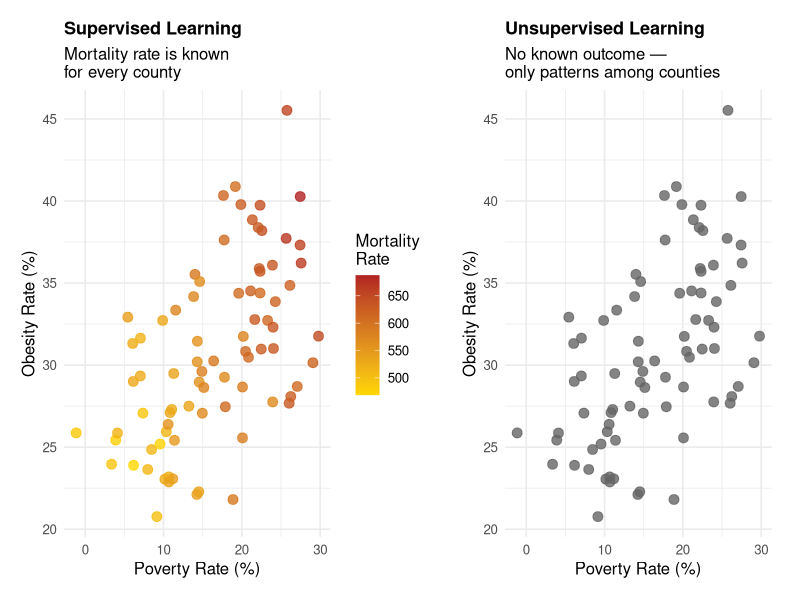
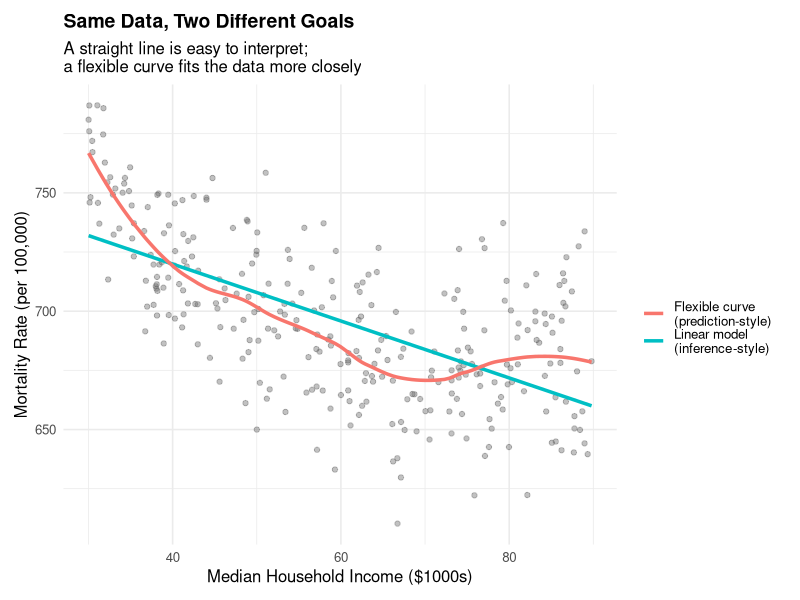
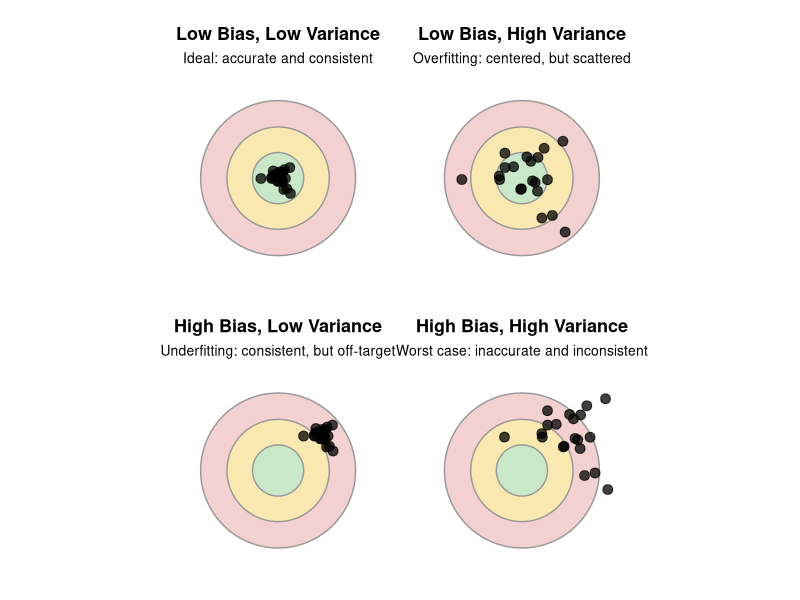
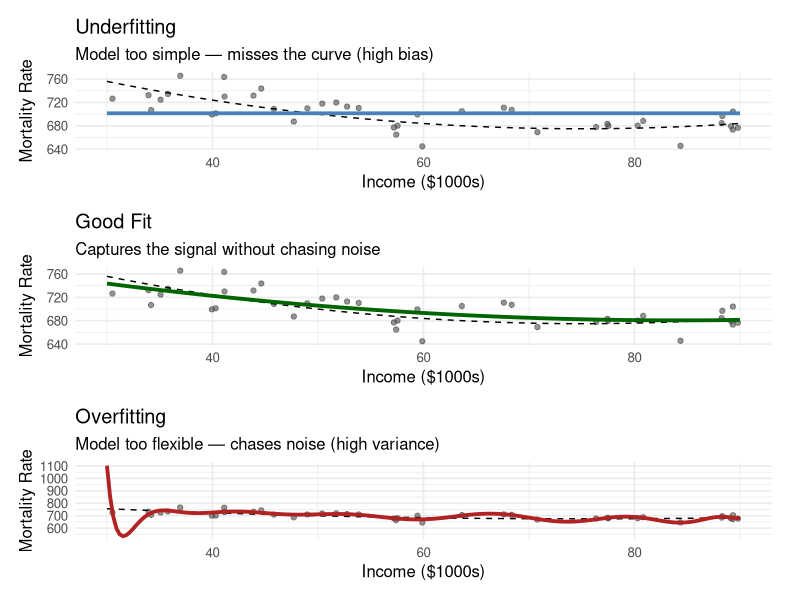
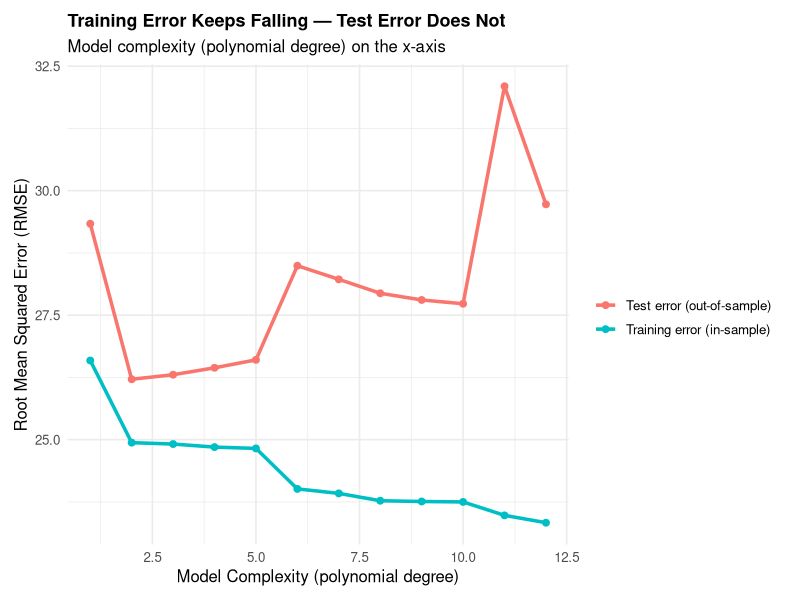
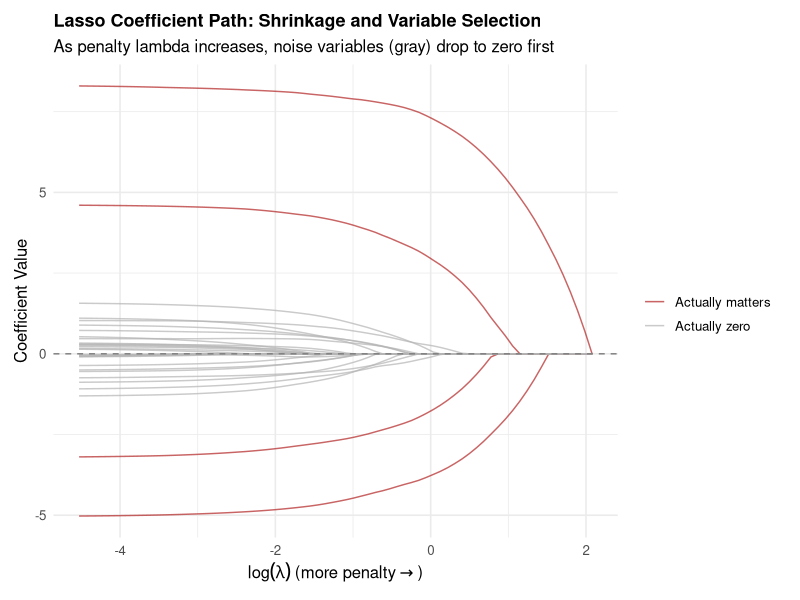
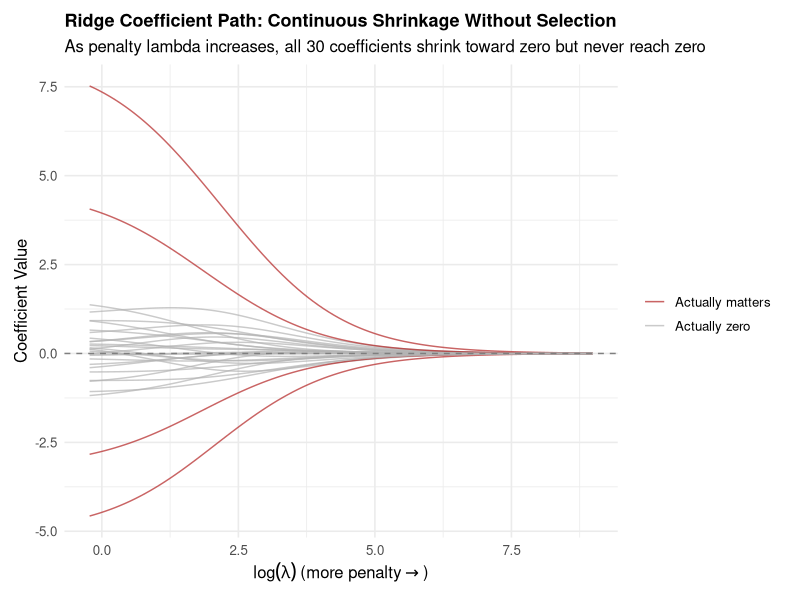
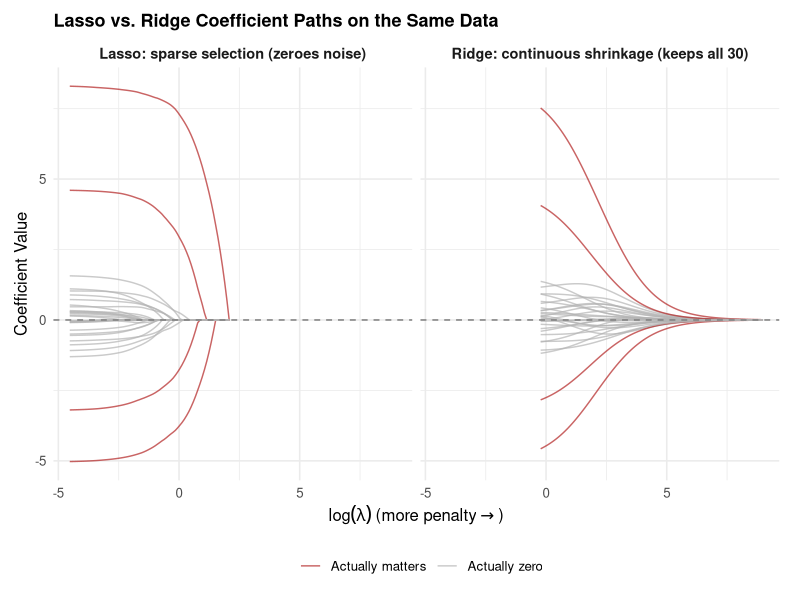

R code for these plots, in order:
## ---- chunk 1
library(dplyr)
library(ggplot2)
library(kableExtra)
library(patchwork)
library(glmnet)     # For lasso and ridge regression
library(tidyr)
## ---- chunk 2
set.seed(88)
n_demo <- 80

# Simulate two underlying "true" county health profiles for illustration
profile <- sample(c("A", "B"), n_demo, replace = TRUE)
poverty_demo <- ifelse(profile == "A", rnorm(n_demo, 22, 4), rnorm(n_demo, 10, 4))
obesity_demo <- ifelse(profile == "A", rnorm(n_demo, 34, 4), rnorm(n_demo, 26, 4))
mortality_demo <- 400 + 5 * poverty_demo + 3 * obesity_demo + rnorm(n_demo, 0, 15)

demo_df <- data.frame(poverty = poverty_demo, obesity = obesity_demo, 
                       mortality = mortality_demo, profile = profile)

# Supervised view: predictors colored by the known outcome (mortality)
p_supervised <- ggplot(demo_df, aes(x = poverty, y = obesity, color = mortality)) +
  geom_point(size = 3, alpha = 0.8) +
  scale_color_gradient(low = "gold", high = "firebrick", name = "Mortality\nRate") +
  labs(title = "Supervised Learning",
       subtitle = "Mortality rate is known\nfor every county",
       x = "Poverty Rate (%)", y = "Obesity Rate (%)") +
  theme_minimal(base_size = 12) +
  theme(plot.title = element_text(face = "bold", size = 13),
        plot.margin = margin(10, 15, 10, 10))

# Unsupervised view: same predictors, no outcome shown, just raw points
p_unsupervised <- ggplot(demo_df, aes(x = poverty, y = obesity)) +
  geom_point(size = 3, alpha = 0.8, color = "gray40") +
  labs(title = "Unsupervised Learning",
       subtitle = "No known outcome —\nonly patterns among counties",
       x = "Poverty Rate (%)", y = "Obesity Rate (%)") +
  theme_minimal(base_size = 12) +
  theme(plot.title = element_text(face = "bold", size = 13),
        plot.margin = margin(10, 15, 10, 10))

p_supervised + p_unsupervised
## ---- chunk 3
set.seed(42)
n <- 300

# Simulate a nonlinear true relationship between income and mortality
income <- runif(n, 30, 90)
true_mortality <- 900 - 6 * income + 0.04 * income^2 + rnorm(n, 0, 25)

sim_df <- data.frame(income = income, mortality = true_mortality)

# Culture 1: a simple linear model (inference-focused)
linear_fit <- lm(mortality ~ income, data = sim_df)

# Culture 2: a flexible model (prediction-focused) - local smoothing
sim_df$loess_pred <- predict(loess(mortality ~ income, data = sim_df, span = 0.5))

ggplot(sim_df, aes(x = income, y = mortality)) +
  geom_point(alpha = 0.4, color = "gray40") +
  geom_smooth(method = "lm", se = FALSE, aes(color = "Linear model\n(inference-style)"), linewidth = 1.2) +
  geom_line(aes(y = loess_pred, color = "Flexible curve\n(prediction-style)"), linewidth = 1.2) +
  labs(title = "Same Data, Two Different Goals",
       subtitle = "A straight line is easy to interpret;\na flexible curve fits the data more closely",
       x = "Median Household Income ($1000s)",
       y = "Mortality Rate (per 100,000)",
       color = "") +
  theme_minimal(base_size = 12) +
  theme(legend.position = "right",
        plot.title = element_text(face = "bold", size = 14),
        plot.margin = margin(10, 15, 10, 10))
## ---- chunk 4
make_target <- function(n = 20, center_offset = c(0, 0), spread = 0.15, title = "", subtitle = "") {
  set.seed(1)
  darts <- data.frame(
    x = rnorm(n, mean = center_offset[1], sd = spread),
    y = rnorm(n, mean = center_offset[2], sd = spread)
  )
  
  circle_data <- function(r) {
    theta <- seq(0, 2 * pi, length.out = 100)
    data.frame(x = r * cos(theta), y = r * sin(theta))
  }
  
  ggplot() +
    geom_polygon(data = circle_data(1), aes(x, y), fill = "#f4d1d1", color = "gray60") +
    geom_polygon(data = circle_data(0.66), aes(x, y), fill = "#f9e8b0", color = "gray60") +
    geom_polygon(data = circle_data(0.33), aes(x, y), fill = "#c9e8c9", color = "gray60") +
    geom_point(data = darts, aes(x, y), size = 3, color = "black", alpha = 0.75) +
    coord_fixed(xlim = c(-1.3, 1.3), ylim = c(-1.3, 1.3)) +
    labs(title = title, subtitle = subtitle) +
    theme_void(base_size = 12) +
    theme(plot.title = element_text(face = "bold", size = 13, hjust = 0.5),
          plot.subtitle = element_text(size = 10, hjust = 0.5),
          plot.margin = margin(8, 8, 8, 8))
}

p1 <- make_target(center_offset = c(0, 0), spread = 0.10, 
                   title = "Low Bias, Low Variance", subtitle = "Ideal: accurate and consistent")
p2 <- make_target(center_offset = c(0, 0), spread = 0.35, 
                   title = "Low Bias, High Variance", subtitle = "Overfitting: centered, but scattered")
p3 <- make_target(center_offset = c(0.55, 0.45), spread = 0.10, 
                   title = "High Bias, Low Variance", subtitle = "Underfitting: consistent, but off-target")
p4 <- make_target(center_offset = c(0.55, 0.45), spread = 0.35, 
                   title = "High Bias, High Variance", subtitle = "Worst case: inaccurate and inconsistent")

(p1 + p2) / (p3 + p4)
## ---- chunk 5
set.seed(7)

# True underlying function (unknown to the researcher in practice)
true_function <- function(x) 900 - 6 * x + 0.04 * x^2

# Generate one sample
n_sample <- 40
x_sample <- runif(n_sample, 30, 90)
y_sample <- true_function(x_sample) + rnorm(n_sample, 0, 25)
sample_df <- data.frame(income = x_sample, mortality = y_sample)

x_grid <- seq(30, 90, length.out = 200)
true_line <- data.frame(income = x_grid, mortality = true_function(x_grid))

# Underfit: a flat model (intercept only)
underfit_pred <- data.frame(income = x_grid, mortality = mean(y_sample))

# Good fit: quadratic model (matches the true functional form)
good_fit <- lm(mortality ~ poly(income, 2), data = sample_df)
goodfit_pred <- data.frame(income = x_grid, 
                            mortality = predict(good_fit, newdata = data.frame(income = x_grid)))

# Overfit: a very high-degree polynomial that chases every point
overfit_model <- lm(mortality ~ poly(income, 15), data = sample_df)
overfit_pred <- data.frame(income = x_grid, 
                            mortality = predict(overfit_model, newdata = data.frame(income = x_grid)))

p_under <- ggplot() +
  geom_point(data = sample_df, aes(income, mortality), alpha = 0.6, color = "gray30") +
  geom_line(data = true_line, aes(income, mortality), color = "black", linetype = "dashed") +
  geom_line(data = underfit_pred, aes(income, mortality), color = "steelblue", linewidth = 1.3) +
  labs(title = "Underfitting", subtitle = "Model too simple — misses the curve (high bias)",
       x = "Income ($1000s)", y = "Mortality Rate") +
  theme_minimal(base_size = 12) +
  theme(plot.margin = margin(8, 15, 8, 8))

p_good <- ggplot() +
  geom_point(data = sample_df, aes(income, mortality), alpha = 0.6, color = "gray30") +
  geom_line(data = true_line, aes(income, mortality), color = "black", linetype = "dashed") +
  geom_line(data = goodfit_pred, aes(income, mortality), color = "darkgreen", linewidth = 1.3) +
  labs(title = "Good Fit", subtitle = "Captures the signal without chasing noise",
       x = "Income ($1000s)", y = "Mortality Rate") +
  theme_minimal(base_size = 12) +
  theme(plot.margin = margin(8, 15, 8, 8))

p_over <- ggplot() +
  geom_point(data = sample_df, aes(income, mortality), alpha = 0.6, color = "gray30") +
  geom_line(data = true_line, aes(income, mortality), color = "black", linetype = "dashed") +
  geom_line(data = overfit_pred, aes(income, mortality), color = "firebrick", linewidth = 1.3) +
  labs(title = "Overfitting", subtitle = "Model too flexible — chases noise (high variance)",
       x = "Income ($1000s)", y = "Mortality Rate") +
  theme_minimal(base_size = 12) +
  theme(plot.margin = margin(8, 15, 8, 8))

p_under / p_good / p_over
## ---- chunk 6
set.seed(101)

# Generate training data and a separate, fresh test set from the same true process
train_x <- runif(60, 30, 90)
train_y <- true_function(train_x) + rnorm(60, 0, 25)
train_df <- data.frame(income = train_x, mortality = train_y)

test_x <- runif(60, 30, 90)
test_y <- true_function(test_x) + rnorm(60, 0, 25)
test_df <- data.frame(income = test_x, mortality = test_y)

# Fit models of increasing flexibility (polynomial degree = complexity)
degrees <- 1:12
results <- data.frame()

for (d in degrees) {
  model <- lm(mortality ~ poly(income, d), data = train_df)
  train_pred <- predict(model)
  test_pred <- predict(model, newdata = test_df)
  
  train_rmse <- sqrt(mean((train_df$mortality - train_pred)^2))
  test_rmse <- sqrt(mean((test_df$mortality - test_pred)^2))
  
  results <- rbind(results, data.frame(degree = d, 
                                        train_rmse = train_rmse, 
                                        test_rmse = test_rmse))
}

results_long <- results %>%
  pivot_longer(cols = c(train_rmse, test_rmse), names_to = "type", values_to = "rmse") %>%
  mutate(type = ifelse(type == "train_rmse", "Training error (in-sample)", "Test error (out-of-sample)"))

ggplot(results_long, aes(x = degree, y = rmse, color = type)) +
  geom_line(linewidth = 1.2) +
  geom_point(size = 2) +
  labs(title = "Training Error Keeps Falling — Test Error Does Not",
       subtitle = "Model complexity (polynomial degree) on the x-axis",
       x = "Model Complexity (polynomial degree)",
       y = "Root Mean Squared Error (RMSE)",
       color = "") +
  theme_minimal(base_size = 12) +
  theme(legend.position = "right",
        plot.title = element_text(face = "bold", size = 13),
        plot.margin = margin(10, 15, 10, 10))
## ---- chunk 7
set.seed(2024)
n_counties_sim <- 100
n_predictors <- 30  # 30 candidate variables

# Simulate predictors (standardized county-level variables)
X <- matrix(rnorm(n_counties_sim * n_predictors), nrow = n_counties_sim)
colnames(X) <- paste0("var", 1:n_predictors)

# Only the first 4 variables genuinely drive mortality
true_betas <- c(8, -6, 5, -4, rep(0, n_predictors - 4))
mortality_sim <- X %*% true_betas + rnorm(n_counties_sim, 0, 5)

# Fit lasso across a range of lambda values
lasso_fit <- glmnet(X, mortality_sim, alpha = 1)  # alpha = 1 is lasso

# Extract coefficient paths
coef_matrix <- as.matrix(coef(lasso_fit))[-1, ]  # remove intercept
coef_df <- as.data.frame(t(coef_matrix)) %>%
  mutate(lambda = lasso_fit$lambda) %>%
  pivot_longer(-lambda, names_to = "variable", values_to = "coefficient") %>%
  mutate(truly_matters = ifelse(variable %in% paste0("var", 1:4), "Actually matters", "Actually zero"))

ggplot(coef_df, aes(x = log(lambda), y = coefficient, group = variable, color = truly_matters)) +
  geom_line(alpha = 0.7) +
  geom_hline(yintercept = 0, linetype = "dashed", color = "gray50") +
  labs(title = "Lasso Coefficient Path: Shrinkage and Variable Selection",
       subtitle = "As penalty lambda increases, noise variables (gray) drop to zero first",
       x = expression(log(lambda) ~ "(more penalty" %->% ")"),
       y = "Coefficient Value",
       color = "") +
  scale_color_manual(values = c("Actually matters" = "firebrick", "Actually zero" = "gray70")) +
  theme_minimal(base_size = 12) +
  theme(legend.position = "right",
        plot.title = element_text(face = "bold", size = 13),
        plot.margin = ggplot2::margin(10, 15, 10, 10))
## ---- chunk 8
# Fit ridge across a range of lambda values
ridge_fit <- glmnet(X, mortality_sim, alpha = 0)  # alpha = 0 is ridge

# Extract coefficient paths
ridge_coef_matrix <- as.matrix(coef(ridge_fit))[-1, ]
ridge_coef_df <- as.data.frame(t(ridge_coef_matrix)) %>%
  mutate(lambda = ridge_fit$lambda) %>%
  pivot_longer(-lambda, names_to = "variable", values_to = "coefficient") %>%
  mutate(truly_matters = ifelse(variable %in% paste0("var", 1:4), "Actually matters", "Actually zero"))

ggplot(ridge_coef_df, aes(x = log(lambda), y = coefficient, group = variable, color = truly_matters)) +
  geom_line(alpha = 0.7) +
  geom_hline(yintercept = 0, linetype = "dashed", color = "gray50") +
  labs(title = "Ridge Coefficient Path: Continuous Shrinkage Without Selection",
       subtitle = "As penalty lambda increases, all 30 coefficients shrink toward zero but never reach zero",
       x = expression(log(lambda) ~ "(more penalty" %->% ")"),
       y = "Coefficient Value",
       color = "") +
  scale_color_manual(values = c("Actually matters" = "firebrick", "Actually zero" = "gray70")) +
  theme_minimal(base_size = 12) +
  theme(legend.position = "right",
        plot.title = element_text(face = "bold", size = 13),
        plot.margin = ggplot2::margin(10, 15, 10, 10))
## ---- chunk 9
lasso_coef_df_labeled <- coef_df %>%
  mutate(method = "Lasso: sparse selection (zeroes noise)")

ridge_coef_df_labeled <- ridge_coef_df %>%
  mutate(method = "Ridge: continuous shrinkage (keeps all 30)")

combined_df <- bind_rows(lasso_coef_df_labeled, ridge_coef_df_labeled)
combined_df$method <- factor(combined_df$method, levels = c("Lasso: sparse selection (zeroes noise)", "Ridge: continuous shrinkage (keeps all 30)"))

ggplot(combined_df, aes(x = log(lambda), y = coefficient, group = variable, color = truly_matters)) +
  geom_line(alpha = 0.7) +
  geom_hline(yintercept = 0, linetype = "dashed", color = "gray50") +
  facet_wrap(~method) +
  labs(title = "Lasso vs. Ridge Coefficient Paths on the Same Data",
       x = expression(log(lambda) ~ "(more penalty" %->% ")"),
       y = "Coefficient Value",
       color = "") +
  scale_color_manual(values = c("Actually matters" = "firebrick", "Actually zero" = "gray70")) +
  theme_minimal(base_size = 12) +
  theme(legend.position = "bottom",
        plot.title = element_text(face = "bold", size = 13),
        strip.text = element_text(face = "bold", size = 10.5),
        plot.margin = ggplot2::margin(10, 15, 10, 10))
## ---- chunk 10
set.seed(2024)
cv_lasso <- cv.glmnet(X, mortality_sim, alpha = 1)

par(mar = c(7, 4, 4, 2))
plot(cv_lasso)
title("Lasso: Cross-Validated Error by Lambda", line = 2.5)
mtext("Left dashed line: best prediction (lambda.min)", side = 1, line = 5, cex = 0.8)
mtext("Right dashed line: simplest good model (lambda.1se)", side = 1, line = 6, cex = 0.8)
## ---- chunk 11
set.seed(2024)
cv_ridge <- cv.glmnet(X, mortality_sim, alpha = 0)

par(mar = c(7, 4, 4, 2))
plot(cv_ridge)
title("Ridge: Cross-Validated Error by Lambda", line = 2.5)
mtext("Left dashed line: best prediction (lambda.min)", side = 1, line = 5, cex = 0.8)
mtext("Right dashed line: simplest good model (lambda.1se)", side = 1, line = 6, cex = 0.8)
## ---- chunk 12
cat("Lasso  — lambda.min:", round(cv_lasso$lambda.min, 3), 
    " | lambda.1se:", round(cv_lasso$lambda.1se, 3), "\n")
cat("Ridge  — lambda.min:", round(cv_ridge$lambda.min, 3), 
    " | lambda.1se:", round(cv_ridge$lambda.1se, 3))
## ---- chunk 13
# Which variables survive at the cross-validation-selected lambda?
selected_coefs <- coef(cv_lasso, s = "lambda.min")
selected_df <- data.frame(
  variable = rownames(selected_coefs)[-1],
  coefficient = as.vector(selected_coefs)[-1]
) %>%
  filter(coefficient != 0) %>%
  arrange(desc(abs(coefficient)))

kable(selected_df, digits = 2, 
      caption = "Variables Selected by Lasso at the Cross-Validation-Chosen Lambda") %>%
  kable_styling(bootstrap_options = c("striped", "hover", "condensed"))
## ---- chunk 14
# Ridge coefficients at its own cross-validation-chosen lambda
ridge_selected_coefs <- coef(cv_ridge, s = "lambda.min")
ridge_selected_df <- data.frame(
  variable = rownames(ridge_selected_coefs)[-1],
  coefficient = as.vector(ridge_selected_coefs)[-1]
) %>%
  arrange(desc(abs(coefficient)))

kable(head(ridge_selected_df, 30), digits = 3, 
      caption = "Ridge Coefficients at Its Cross-Validation-Chosen Lambda (All 30 Variables)") %>%
  kable_styling(bootstrap_options = c("striped", "hover", "condensed"))
## ---- chunk 15
set.seed(2024)
cv_enet <- cv.glmnet(X, mortality_sim, alpha = 0.5)

par(mar = c(7, 4, 4, 2))
plot(cv_enet)
title("Elastic Net (alpha = 0.5): Cross-Validated Error by Lambda", line = 2.5)
mtext("Left dashed line: best prediction (lambda.min)", side = 1, line = 5, cex = 0.8)
mtext("Right dashed line: simplest good model (lambda.1se)", side = 1, line = 6, cex = 0.8)
## ---- chunk 16
cat("Ridge        — lambda.min:", round(cv_ridge$lambda.min, 3), 
    " | lambda.1se:", round(cv_ridge$lambda.1se, 3), "\n")
cat("Lasso        — lambda.min:", round(cv_lasso$lambda.min, 3), 
    " | lambda.1se:", round(cv_lasso$lambda.1se, 3), "\n")
cat("Elastic Net  — lambda.min:", round(cv_enet$lambda.min, 3), 
    " | lambda.1se:", round(cv_enet$lambda.1se, 3))
## ---- chunk 17
# Which variables survive at elastic net's cross-validation-selected lambda?
enet_selected_coefs <- coef(cv_enet, s = "lambda.min")
enet_selected_df <- data.frame(
  variable = rownames(enet_selected_coefs)[-1],
  coefficient = as.vector(enet_selected_coefs)[-1]
) %>%
  filter(coefficient != 0) %>%
  arrange(desc(abs(coefficient)))

kable(enet_selected_df, digits = 2, 
      caption = "Variables Selected by Elastic Net at the Cross-Validation-Chosen Lambda") %>%
  kable_styling(bootstrap_options = c("striped", "hover", "condensed"))
## ---- chunk 18
cat("Number of nonzero coefficients (out of 30):\n")
cat("  Ridge:      ", sum(coef(cv_ridge, s = "lambda.min")[-1] != 0), "\n")
cat("  Lasso:      ", sum(coef(cv_lasso, s = "lambda.min")[-1] != 0), "\n")
cat("  Elastic Net:", sum(coef(cv_enet, s = "lambda.min")[-1] != 0))
## ---- chunk 19
set.seed(55)

# Simulate two "true" predictors that are highly correlated with each other (r ≈ 0.8)
n_counties_sim <- 100
poverty_rate <- rnorm(n_counties_sim, 15, 5)
uninsured_rate_corr <- poverty_rate * 0.8 + rnorm(n_counties_sim, 0, 1.5)

# Both contribute equally to mortality (true effect = 3.0 each)
mortality_corr <- 500 + 3 * poverty_rate + 3 * uninsured_rate_corr + rnorm(n_counties_sim, 0, 10)

X_corr <- cbind(poverty_rate, uninsured_rate_corr,
                 matrix(rnorm(n_counties_sim * 8), nrow = n_counties_sim))
colnames(X_corr) <- c("poverty_rate", "uninsured_rate", paste0("noise", 1:8))

# Single-sample estimates for OLS, Ridge, Lasso, and Elastic Net (full dataset)
df_corr <- as.data.frame(X_corr)
df_corr$mortality <- mortality_corr
ols_fit <- lm(mortality ~ ., data = df_corr)
ols_result <- coef(ols_fit)[c("poverty_rate", "uninsured_rate")]

cv_ridge_corr <- cv.glmnet(X_corr, mortality_corr, alpha = 0)
cv_lasso_corr <- cv.glmnet(X_corr, mortality_corr, alpha = 1)
cv_enet_corr <- cv.glmnet(X_corr, mortality_corr, alpha = 0.5)

ridge_result <- coef(cv_ridge_corr, s = "lambda.min")[c("poverty_rate", "uninsured_rate"), ]
lasso_result <- coef(cv_lasso_corr, s = "lambda.min")[c("poverty_rate", "uninsured_rate"), ]
enet_result <- coef(cv_enet_corr, s = "lambda.min")[c("poverty_rate", "uninsured_rate"), ]

# k-fold check: refit each method on each of k folds of THIS SAME dataset
k <- 10
set.seed(2024)
fold_id <- sample(rep(1:k, length.out = n_counties_sim))

res_ols_fold   <- matrix(0, k, 2)
res_ridge_fold <- matrix(0, k, 2)
res_lasso_fold <- matrix(0, k, 2)
res_enet_fold  <- matrix(0, k, 2)

for (i in 1:k) {
  train_idx <- which(fold_id != i)
  X_train <- X_corr[train_idx, ]
  y_train <- mortality_corr[train_idx]
  df_train <- as.data.frame(X_train)
  df_train$mortality <- y_train
  
  res_ols_fold[i, ] <- coef(lm(mortality ~ ., data = df_train))[c("poverty_rate", "uninsured_rate")]
  
  cv_r <- cv.glmnet(X_train, y_train, alpha = 0)
  cv_l <- cv.glmnet(X_train, y_train, alpha = 1)
  cv_e <- cv.glmnet(X_train, y_train, alpha = 0.5)
  
  res_ridge_fold[i, ] <- coef(cv_r, s = "lambda.min")[c("poverty_rate", "uninsured_rate"), ]
  res_lasso_fold[i, ] <- coef(cv_l, s = "lambda.min")[c("poverty_rate", "uninsured_rate"), ]
  res_enet_fold[i, ]  <- coef(cv_e, s = "lambda.min")[c("poverty_rate", "uninsured_rate"), ]
}

true_b <- c(3, 3)
b_ols_k   <- mean(abs(colMeans(res_ols_fold) - true_b))
v_ols_k   <- mean(apply(res_ols_fold, 2, var))
b_ridge_k <- mean(abs(colMeans(res_ridge_fold) - true_b))
v_ridge_k <- mean(apply(res_ridge_fold, 2, var))
b_lasso_k <- mean(abs(colMeans(res_lasso_fold) - true_b))
v_lasso_k <- mean(apply(res_lasso_fold, 2, var))
b_enet_k  <- mean(abs(colMeans(res_enet_fold) - true_b))
v_enet_k  <- mean(apply(res_enet_fold, 2, var))
## ---- chunk 20
kfold_summary_df <- data.frame(
  Method = c("OLS", "Ridge", "Lasso", "Elastic Net"),
  `Abs Bias` = round(c(b_ols_k, b_ridge_k, b_lasso_k, b_enet_k), 3),
  `Variance` = round(c(v_ols_k, v_ridge_k, v_lasso_k, v_enet_k), 3),
  `MSE` = round(c(b_ols_k^2 + v_ols_k, b_ridge_k^2 + v_ridge_k, 
                   b_lasso_k^2 + v_lasso_k, b_enet_k^2 + v_enet_k), 3),
  check.names = FALSE
)

kable(kfold_summary_df, caption = "Bias, Variance, and MSE from 10-Fold Cross-Validation (One Dataset)") %>%
  kable_styling(bootstrap_options = c("striped", "hover", "condensed"))
## ---- chunk 21
B <- 100
res_ols <- matrix(0, B, 2)
res_ridge <- matrix(0, B, 2)
res_lasso <- matrix(0, B, 2)
res_enet <- matrix(0, B, 2)

for (i in 1:B) {
  p_rate <- rnorm(n_counties_sim, 15, 5)
  u_rate <- p_rate * 0.8 + rnorm(n_counties_sim, 0, 1.5)
  m_rate <- 500 + 3 * p_rate + 3 * u_rate + rnorm(n_counties_sim, 0, 10)
  Xc <- cbind(p_rate, u_rate, matrix(rnorm(n_counties_sim * 8), nrow = n_counties_sim))
  colnames(Xc) <- c("p_rate", "u_rate", paste0("noise", 1:8))
  df_i <- as.data.frame(Xc)
  df_i$m_rate <- m_rate
  
  res_ols[i, ] <- coef(lm(m_rate ~ ., data = df_i))[c("p_rate", "u_rate")]
  
  cv_r <- cv.glmnet(Xc, m_rate, alpha = 0)
  cv_l <- cv.glmnet(Xc, m_rate, alpha = 1)
  cv_e <- cv.glmnet(Xc, m_rate, alpha = 0.5)
  
  res_ridge[i, ] <- coef(cv_r, s = "lambda.min")[c("p_rate", "u_rate"), ]
  res_lasso[i, ] <- coef(cv_l, s = "lambda.min")[c("p_rate", "u_rate"), ]
  res_enet[i, ]  <- coef(cv_e, s = "lambda.min")[c("p_rate", "u_rate"), ]
}

b_ols   <- mean(abs(colMeans(res_ols) - true_b))
v_ols   <- mean(apply(res_ols, 2, var))
b_ridge <- mean(abs(colMeans(res_ridge) - true_b))
v_ridge <- mean(apply(res_ridge, 2, var))
b_lasso <- mean(abs(colMeans(res_lasso) - true_b))
v_lasso <- mean(apply(res_lasso, 2, var))
b_enet  <- mean(abs(colMeans(res_enet) - true_b))
v_enet  <- mean(apply(res_enet, 2, var))
## ---- chunk 22
mc_summary_df <- data.frame(
  Method = c("OLS", "Ridge", "Lasso", "Elastic Net"),
  `Abs Bias` = round(c(b_ols, b_ridge, b_lasso, b_enet), 3),
  `Variance` = round(c(v_ols, v_ridge, v_lasso, v_enet), 3),
  `MSE` = round(c(b_ols^2 + v_ols, b_ridge^2 + v_ridge, 
                   b_lasso^2 + v_lasso, b_enet^2 + v_enet), 3),
  check.names = FALSE
)

kable(mc_summary_df, caption = "Bias, Variance, and MSE from 100 Independently Simulated Datasets") %>%
  kable_styling(bootstrap_options = c("striped", "hover", "condensed"))
## ---- chunk 23
compare_df <- data.frame(
  Method = rep(c("OLS", "Ridge", "Lasso", "Elastic Net"), times = 4),
  Metric = rep(c("Bias", "Variance"), each = 4, times = 2),
  Value = c(b_ols_k, b_ridge_k, b_lasso_k, b_enet_k,
            v_ols_k, v_ridge_k, v_lasso_k, v_enet_k,
            b_ols, b_ridge, b_lasso, b_enet,
            v_ols, v_ridge, v_lasso, v_enet),
  Approach = rep(c("k-Fold (1 dataset)", "Monte Carlo (100 datasets)"), each = 8)
)
compare_df$Method <- factor(compare_df$Method, levels = c("OLS", "Ridge", "Lasso", "Elastic Net"))

ggplot(compare_df, aes(x = Method, y = Value, color = Metric)) +
  geom_point(size = 5, alpha = 0.85, position = position_dodge(width = 0.4)) +
  scale_color_manual(values = c("Bias" = "#f9a825", "Variance" = "#6a1b9a")) +
  facet_wrap(~Approach) +
  labs(title = "k-Fold vs. Monte Carlo: Do They Agree?",
       x = "", y = "Value", color = "") +
  theme_minimal(base_size = 12) +
  theme(legend.position = "bottom",
        plot.title = element_text(face = "bold", size = 13),
        strip.text = element_text(face = "bold", size = 11),
        axis.text.x = element_text(angle = 20, hjust = 1),
        plot.margin = ggplot2::margin(10, 10, 10, 10))
